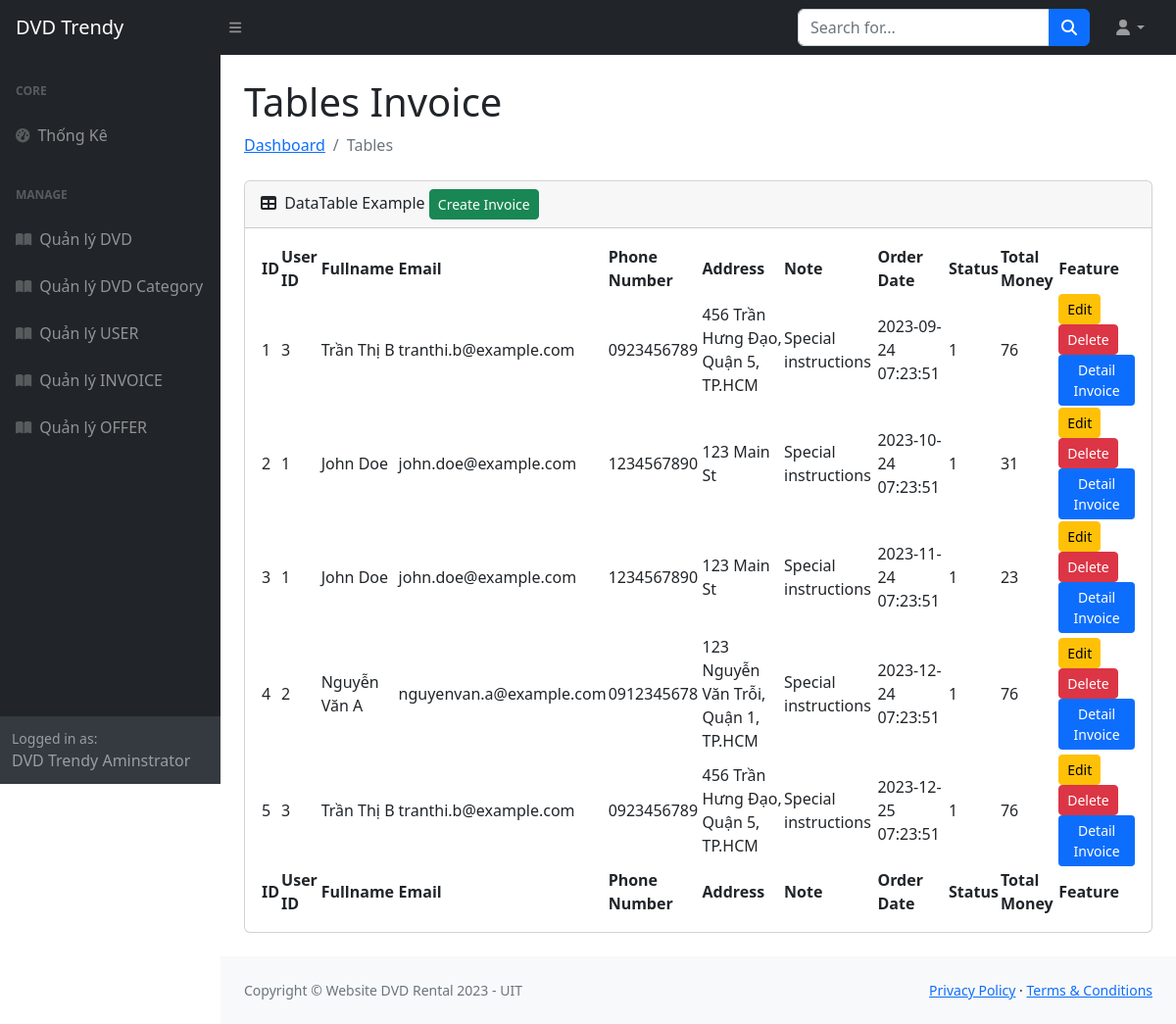
Page /manage_invoice.php on the committed database.
### tables this page shows
CREATE TABLE `INVOICE` (
  `id` integer PRIMARY KEY AUTO_INCREMENT,
  `user_id` integer,
  `fullname` varchar(50),
  `email` varchar(150),
  `phone_number` varchar(20),
  `address` varchar(200),
  `note` varchar(1000),
  `order_date` datetime,
  `status` int,
  `total_money` int
);

### database/dbhelper.php (called while the page is built, shortened)
<?php
function execute_result($sql){
    $result = null;
    $conn = mysqli_connect(HOST, USERNAME, PASSWORD, DATABASE);
    $resultset = mysqli_query($conn, $sql);
    while ($row = mysqli_fetch_assoc($resultset)) {
        $result[]=$row;
    }
    return $result;
}
?>

### manage_invoice.php (the view, shortened to what this page needs)
<?php
require('includes/header.php');
require('includes/navbar.php');
require('includes/sidebar.php');
require_once('database/dbhelper.php');
$sql = "SELECT * FROM INVOICE";
$invoiceList = execute_result($sql);
?>
    <main>
        <div class="container-fluid px-4">
            <h1 class="mt-4">Tables Invoice</h1>
            <ol class="breadcrumb mb-4">
                <li class="breadcrumb-item"><a href="index.html">Dashboard</a></li>
                <li class="breadcrumb-item active">Tables</li>
            </ol>
            <div class="card mb-4">
                <div class="card-header">
                    <i class="fas fa-table me-1"></i>
                    DataTable Example
                    <button type='button' class='btn btn-success btn-sm' onclick='openCreateInvoiceModal();'>Create Invoice</button>
                </div>
                <div class="card-body">
                    <table id="datatablesSimple">
                        <thead>
                            <tr>
                                <th>ID</th>
                                <th>User ID</th>
                                <th>Fullname</th>
                                <th>Email</th>
                                <th>Phone Number</th>
                                <th>Address</th>
                                <th>Note</th>
                                <th>Order Date</th>
                                <th>Status</th>
                                <th>Total Money</th>
                                <th>Feature</th>
                            </tr>
                        </thead>
                        <tfoot>
                            <tr>
                                <th>ID</th>
                                <th>User ID</th>
                                <th>Fullname</th>
                                <th>Email</th>
                                <th>Phone Number</th>
                                <th>Address</th>
                                <th>Note</th>
                                <th>Order Date</th>
                                <th>Status</th>
                                <th>Total Money</th>
                                <th>Feature</th>
                            </tr>
                        </tfoot>
                        <tbody>
                            <?php
                            foreach ($invoiceList as $invoice) {
                                echo "<tr>";
                                echo "<td>{$invoice['id']}</td>";
                                echo "<td>{$invoice['user_id']}</td>";
                                echo "<td>{$invoice['fullname']}</td>";
                                echo "<td>{$invoice['email']}</td>";
                                echo "<td>{$invoice['phone_number']}</td>";
                                echo "<td>{$invoice['address']}</td>";
                                echo "<td>{$invoice['note']}</td>";
                                echo "<td>{$invoice['order_date']}</td>";
                                echo "<td>{$invoice['status']}</td>";
                                echo "<td>{$invoice['total_money']}</td>";
                                echo "<td>
                                        <button type='button' class='btn btn-warning btn-sm' data-bs-toggle='modal' data-bs-target='#editInvoiceModal'
                                            onclick='openEditModal_Invoice(
                                                {$invoice['id']},
                                                {$invoice['user_id']},
                                                \"{$invoice['fullname']}\",
                                                \"{$invoice['email']}\",
                                                \"{$invoice['phone_number']}\",
                                                \"{$invoice['address']}\",
                                                \"{$invoice['note']}\",
                                                \"{$invoice['order_date']}\",
                                                {$invoice['status']},
                                                {$invoice['total_money']});'>
                                        Edit
                                        </button>
                                        <button type='button' class='btn btn-danger btn-sm' onclick='feature_delete({$invoice['id']},4)'>Delete</button>
                                        <button type='button' class='btn bg-primary btn-sm text-white' onclick=''>Detail Invoice</button></td>";
                                echo "</tr>";
                            }
                            ?>
                        </tbody>
                    </table>
</div>
            </div>
        </div>
    </main>
<?php
require('includes/footer.php');
?>

### rows in the picture
invoice: id "1", user "3", fullname "Trần Thị B", email "tranthi.b@example.com", phone_number "0923456789", address "456 Trần Hưng Đạo, Quận 5, TP.HCM", note "Special instructions", order_date "2023-09-24 07:23:51", status "1", total_money "76"
invoice: id "2", user "1", fullname "John Doe", email "john.doe@example.com", phone_number "1234567890", address "123 Main St", note "Special instructions", order_date "2023-10-24 07:23:51", status "1", total_money "31"
invoice: id "3", user "1", fullname "John Doe", email "john.doe@example.com", phone_number "1234567890", address "123 Main St", note "Special instructions", order_date "2023-11-24 07:23:51", status "1", total_money "23"
invoice: id "4", user "2", fullname "Nguyễn Văn A", email "nguyenvan.a@example.com", phone_number "0912345678", address "123 Nguyễn Văn Trỗi, Quận 1, TP.HCM", note "Special instructions", order_date "2023-12-24 07:23:51", status "1", total_money "76"
invoice: id "5", user "3", fullname "Trần Thị B", email "tranthi.b@example.com", phone_number "0923456789", address "456 Trần Hưng Đạo, Quận 5, TP.HCM", note "Special instructions", order_date "2023-12-25 07:23:51", status "1", total_money "76"
